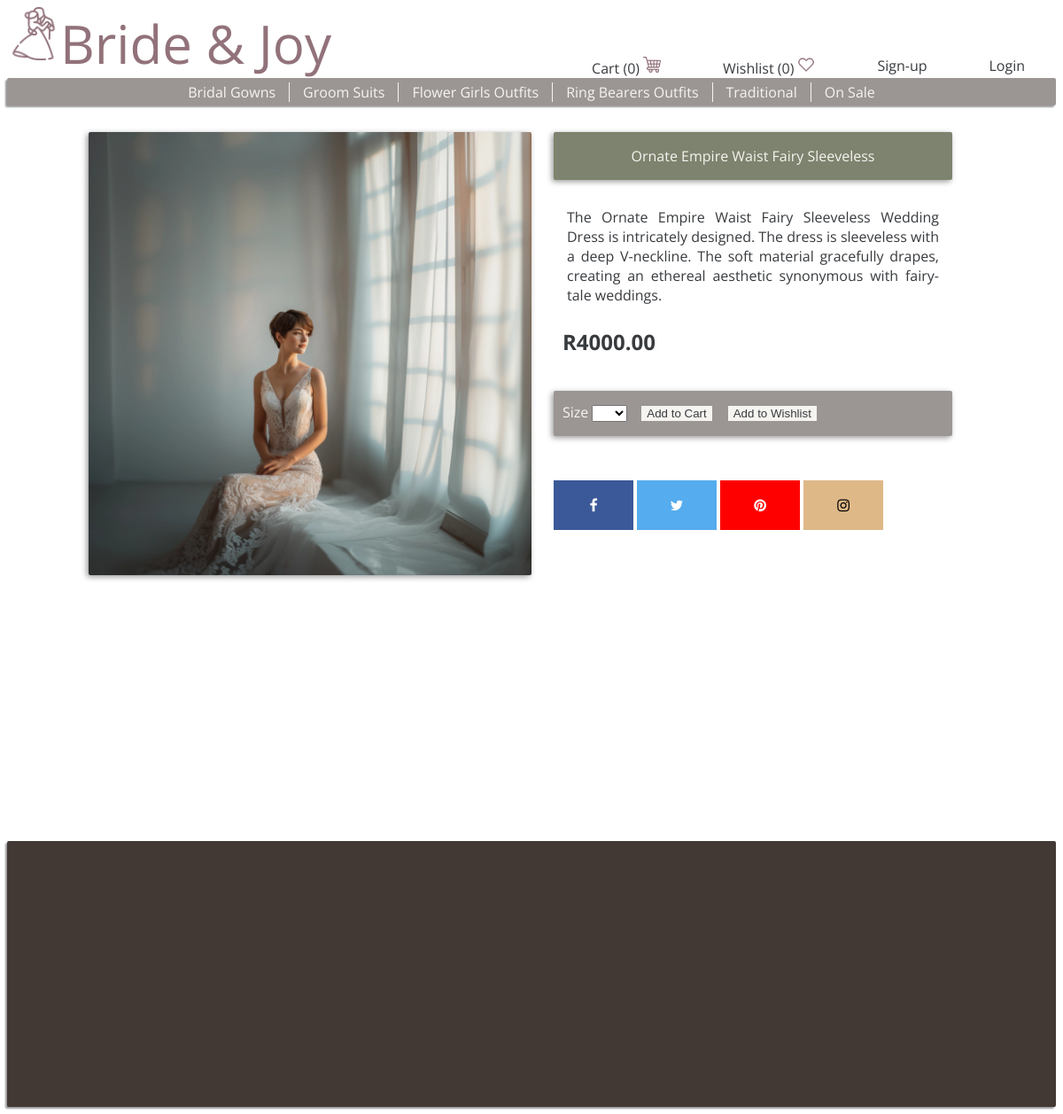
/product.php?prod_id=30, run on the app's committed database.
### tables this page shows
CREATE TABLE `product` (
  `prod_id` int NOT NULL AUTO_INCREMENT,
  `price` decimal(10,2) DEFAULT NULL,
  `prod_name` varchar(128) DEFAULT NULL,
  `prod_desc` varchar(255) DEFAULT NULL,
  `prod_img` varchar(128) DEFAULT NULL,
  `supplier_id` int DEFAULT NULL,
  PRIMARY KEY (`prod_id`)
);

### src/functions.php (called while the page is built, shortened)
<?php
  $host = 'localhost';
  $data = 'bride_and_joy';
  $user = 'admin';
  $pass = 'AdminP@ss123';
  $chrs = 'utf8mb4';
  $attr = "mysql:host=$host;dbname=$data;charset=$chrs";
  $opts =
  [
    PDO::ATTR_ERRMODE => PDO::ERRMODE_EXCEPTION,
    PDO::ATTR_DEFAULT_FETCH_MODE => PDO::FETCH_ASSOC,
    PDO::ATTR_EMULATE_PREPARES => false,
  ];
  try
  {
    $pdo = new PDO($attr, $user, $pass, $opts);
  }
  catch(\PDOException $e)
  {
    throw new \PDOException($e->getMessage(), (int)$e->getCode());
  }
  function queryMysql($query)
  {
    global $pdo;
    return $pdo->query($query);
  }
?>

### public/product.php (the view, shortened to what this page needs)
<?php
   require_once '../src/functions.php';
   require_once '../src/above_nav_content.php';
  if(isset($_GET['prod_id']) || isset($_SESSION['clicked_product']))
 {
    $clickedProduct = $_GET['prod_id'];
    $prod_id = $clickedProduct;
    $query =  "SELECT prod_name, price, prod_desc, prod_img
              FROM product
              WHERE prod_id = '$prod_id';";
    $result = queryMysql($query);
    $row = $result->fetch();
    $prod_name = $row['prod_name'];
    $price = $row['price'];
    $prod_desc = $row['prod_desc'];
    $prod_img = $row['prod_img'];
    echo <<<_END
    <section class='container'>
    <div class='clearfix prod-container'>
        <img src="images/img/$prod_img" alt="" class="prod-img">
        <div class="prod-header-div">
            <h3 class="prod-heading">
                $prod_name
            </h3>
        </div>
        <div class="prod-desc-div">
            <p class="description">
                $prod_desc
            </p>
            <h3 class="price">
                R$price
            </h3>
        </div>
    _END;
    $query = "SELECT DISTINCT size
              FROM stock
              WHERE prod_id = $prod_id";
    $result = queryMysql($query);
    $arrAvailableSizes = array();
    $arrAvailableSizes[] = "";
    while ($row = $result->fetch())
    {
      $arrAvailableSizes[] = $row['size'];
    }
    echo <<<_END
      <form method="post" action="product.php?prod_id=$prod_id">
        <div class="prod-action-div">
        <label for="sizes-list" class="sizes-label">Size</label>
        <select name="sizes" id="sizes-list" onchange="sizeCheck()">
    _END;
    foreach ($arrAvailableSizes as $size){
      echo '<option value='.$size.'>'.$size.'</option>';
    }
    echo <<<_END
        </select>
        <input type="hidden" name="prod_id" value=$prod_id>
        <input type="hidden" name="customer_id" value=$customer_id>
        <input type="submit" class="cart-button gray-button" value="Add to Cart" name="cartButton" disabled>
        <input type="submit" class="wishlist-button gray-button" value="Add to Wishlist" name="wishlistButton">
      </form>
      </div>
        <div class="prod-socials-div">
            <a href="#" class="fa fa-facebook"></a>
            <a href="#" class="fa fa-twitter"></a>
            <a href="#" class="fa fa-pinterest"></a>
            <a href="#" class="fa fa-instagram"></a>
        </div>
      </div>
    _END;
  }
  echo <<<_END
  </section>
  <footer>
      <div class='end'>
      </div>
  </footer>
  </body>
  </html>
 _END;
?>

### public/css/bride_and_joy.css (style rules this page uses)
.container { width: 1000px; border: none; margin: auto auto; margin-bottom: 300px; }
.price { margin-top: 25px; font-size: 24px; color: #383B3E; font-family: 'Open Sans', sans-serif; margin-left: 10px; }
#top-nav-div, .end { background-color: #9B9694; border-top-left-radius: 2px; border-top-right-radius: 2px; border-bottom-left-radius: 2px; border-bottom-right-radius: 2px; box-shadow: -2px 2px 2px #999999; }
.end { height: 300px; margin: auto auto; background-color: #423935; }
#top-nav-div, .end { text-align: center; }
.clearfix::after { clear: both; content: ""; display: block; }
.prod-img { width: 500px; height: 500px; float: left; border-top-left-radius: 2px; border-top-right-radius: 2px; border-bottom-left-radius: 2px; border-bottom-right-radius: 2px; box-shadow: -2px 2px 6px #999999; margin-top: 15px; }
.prod-header-div, .prod-desc-div, .prod-action-div, .prod-socials-div { float: left; width: 450px; margin-left: 25px; margin-top: 15px; border-top-left-radius: 2px; border-top-right-radius: 2px; border-bottom-left-radius: 2px; border-bottom-right-radius: 2px; }
.prod-header-div, .similar-header-div { background-color: #7D836E; box-shadow: -2px 2px 6px #999999; }
.prod-heading, .similar-heading, .sizes-label, .quantity-label { text-align: center; font-size: 16px; font-family: 'Open Sans', sans-serif; color: #F6F4F0; font-weight: normal; }
.sizes-label, .quantity-label, .sizes-list, .cart-button, .wishlist-button { margin-top: 15px; margin-bottom: 15px; margin-left: 10px; }
.sizes-list, .quantity-list, .cart-button, .wishlist-button { cursor: pointer; }
.description { text-align: justify; font-size: 16px; color:#383B3E; font-family: 'Open Sans', sans-serif; margin-left: 15px; margin-right: 15px; }
.prod-action-div { background-color: #9B9694; box-shadow: -2px 2px 6px #999999; }
.fa { padding: 20px; font-size: 30px; width: 50px; text-align: center; text-decoration: none; }
.prod-socials-div { margin-top: 50px; }
.fa-facebook { background: #3B5998; color: white; }
.fa-twitter { background: #55ACEE; color: white; }
.fa-instagram { background: burlywood; color: black; }
.fa-pinterest { background: red; color: white; font-size: 16px; }
.gray-button { background-color: #F6F4F0; color: #383B3E; border: 2px solid #9B9694; font-family: 'Open-Sans' sans-serif; border-top-left-radius: 2px; border-top-right-radius: 2px; border-bottom-left-radius: 2px; border-bottom-right-radius: 2px; }

### data on the page
product: prod_img (picture), prod_name "Ornate Empire Waist Fairy Sleeveless", prod_desc "The Ornate Empire Waist Fairy Sleeveless Wedding Dress is intricately designed. The dress is sleeveless with a deep V-neckline. The soft material gracefully drapes, creating an ethereal aesthetic synonymous with fairy-tale weddings.", price "4000.00"

### other printed values
$wishlist_count "0"
$cart_count "0"
